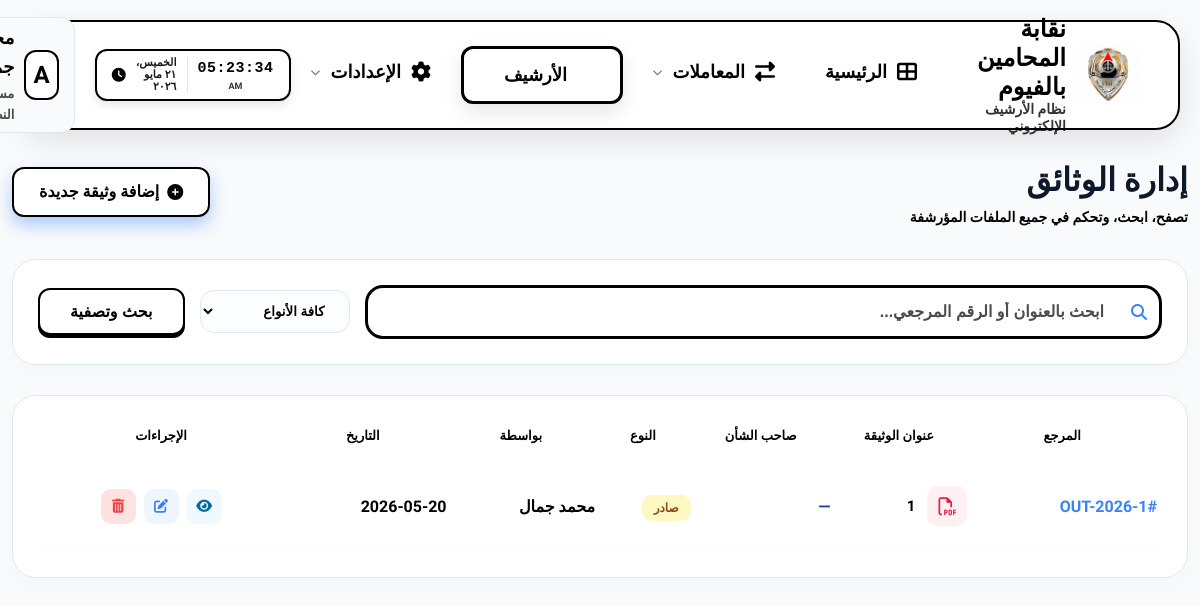
/documents/ (signed in), run on an earlier commit of the app's database.
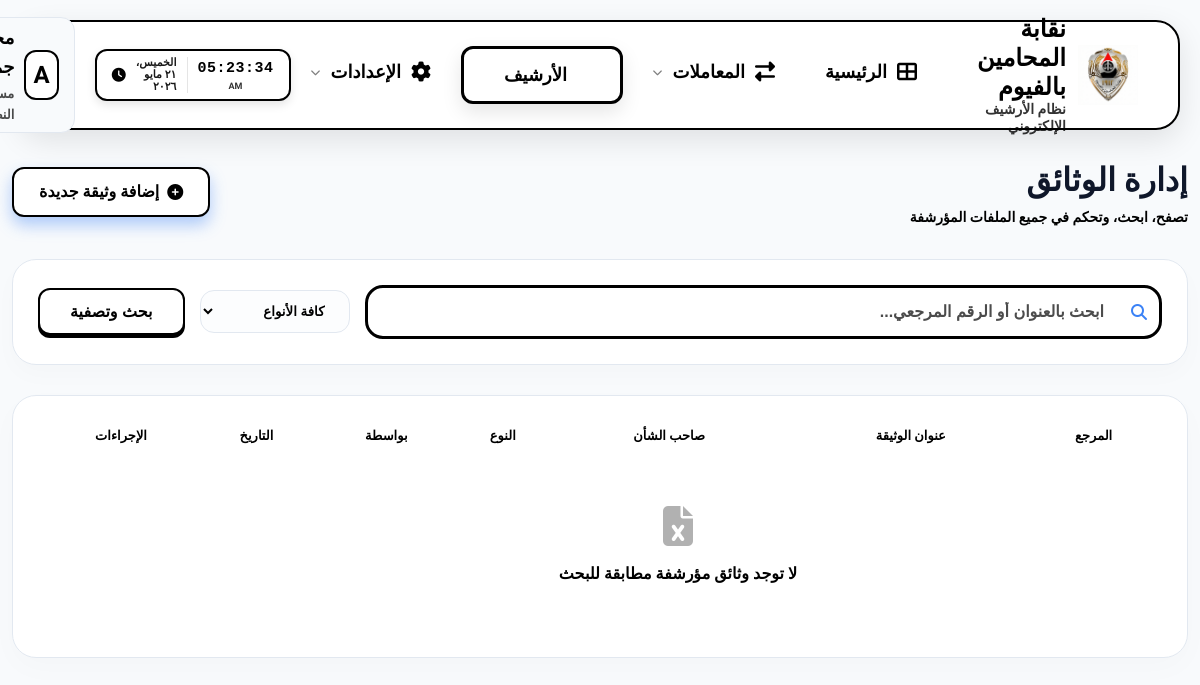
And on a later commit of the database.
### eams/models.py (models this page shows, shortened)
class Profile(models.Model):
    ROLE_CHOICES = (
        ('admin', 'مدير نظام'),
        ('employee', 'موظف'),
        ('viewer', 'مشاهد'),
    )
    user = models.OneToOneField(User, on_delete=models.CASCADE, related_name='profile')
    full_name = models.CharField(max_length=255, blank=True, null=True, verbose_name="الاسم بالكامل")
    job_title = models.CharField(max_length=255, blank=True, null=True, verbose_name="الوظيفة")
    department = models.CharField(max_length=255, blank=True, null=True, verbose_name="القسم")
    raw_password = models.CharField(max_length=255, blank=True, null=True, verbose_name="كلمة المرور الحالية (للمدير)")
    access_incoming = models.BooleanField(default=True, verbose_name="الأرشيف الوارد")
    access_outgoing = models.BooleanField(default=True, verbose_name="الأرشيف الصادر")
    access_internal = models.BooleanField(default=True, verbose_name="البريد الداخلي")
    access_reports = models.BooleanField(default=False, verbose_name="التقارير الإحصائية")
    access_categories = models.BooleanField(default=False, verbose_name="إدارة الأقسام")
    access_audit = models.BooleanField(default=False, verbose_name="سجل التحركات")
    access_users = models.BooleanField(default=False, verbose_name="إدارة المستخدمين")

class Document(models.Model):
    TYPE_CHOICES = (
        ('incoming', 'وارد'),
        ('outgoing', 'صادر'),
        ('internal', 'داخلي'),
    )
    title = models.CharField(max_length=255, verbose_name="عنوان الوثيقة")
    doc_type = models.CharField(max_length=20, choices=TYPE_CHOICES, default='incoming', verbose_name="نوع الوثيقة")
    reference_number = models.CharField(max_length=50, blank=True, null=True, verbose_name="رقم الصادر/الوارد")
    file = models.FileField(upload_to='documents/%Y/%m/%d/', verbose_name="الملف", blank=True, null=True)
    category = models.ForeignKey(Category, on_delete=models.CASCADE, related_name='documents', verbose_name="التصنيف")
    transaction = models.ForeignKey(Transaction, on_delete=models.SET_NULL, null=True, blank=True, related_name='documents', verbose_name="المعاملة (رقم المتابعة)")
    tags = models.ManyToManyField(Tag, blank=True, verbose_name="الوسوم")
    description = models.TextField(blank=True, null=True, verbose_name="الوصف")
    recipient_name = models.CharField(max_length=255, blank=True, null=True, verbose_name="اسم المستلم")
    recipient_department = models.CharField(max_length=255, blank=True, null=True, verbose_name="قسم المستلم")
    uploaded_at = models.DateTimeField(auto_now_add=True, verbose_name="تاريخ الرفع")
    updated_at = models.DateTimeField(auto_now=True, verbose_name="تاريخ التعديل")
    uploaded_by = models.ForeignKey(User, on_delete=models.SET_NULL, null=True, related_name='uploaded_documents', verbose_name="بواسطة")
    group_id = models.CharField(max_length=100, blank=True, null=True, verbose_name="معرف المجموعة (للرفع المتعدد)")

### eams/views.py (the view, shortened to what this page needs)
# urls.py: path('documents/', views.document_list, name='document_list'),
@login_required
def document_list(request):
    query = request.GET.get('q')
    category_id = request.GET.get('category')
    doc_type = request.GET.get('type')
    documents = Document.objects.all()
    if doc_type:
        documents = documents.filter(doc_type=doc_type)
    if category_id:
        documents = documents.filter(category_id=category_id)
    documents = documents.order_by('-uploaded_at')
    context = {
        'documents': documents,
        'categories': Category.objects.all(),
    }
    if request.headers.get('X-Requested-Part') == 'rows':
        return render(request, 'eams/partials/document_table_rows.html', context)
    return render(request, 'eams/document_list.html', context)

### templates/eams/document_list.html (shortened to what this page needs)
{% extends 'base.html' %}
{% block content %}
<div class="fade-in">
    <div class="list-header" style="display: flex; justify-content: space-between; align-items: center; margin-bottom: 30px; flex-wrap: wrap; gap: 20px;">
        <div>
            <h1 style="font-size: 28px; font-weight: 900; color: var(--primary-color);">إدارة الوثائق</h1>
            <p style="color: var(--text-muted); font-size: 14px; font-weight: 700;">تصفح، ابحث، وتحكم في جميع الملفات المؤرشفة</p>
        </div>
        <a href="{% url 'document_create' %}{% if request.GET.type %}?type={{ request.GET.type }}{% endif %}" class="btn btn-primary" style="box-shadow: 0 8px 16px var(--accent-glow);">
            <i class="fas fa-plus-circle"></i> إضافة وثيقة جديدة
        </a>
    </div>
    <div class="filters-bar" style="background: white; padding: 25px; border-radius: 24px; border: 1px solid var(--border-color); margin-bottom: 30px; box-shadow: 0 10px 25px rgba(0,0,0,0.02);">
        <form action="{{ request.path }}" method="GET" style="display: flex; gap: 15px; flex-wrap: wrap; align-items: center;">
            <div style="flex-grow: 1; min-width: 250px; position: relative;">
                <i class="fas fa-search" style="position: absolute; right: 15px; top: 50%; transform: translateY(-50%); color: var(--accent-color);"></i>
                <input type="text" name="q" placeholder="ابحث بالعنوان أو الرقم المرجعي..." value="{{ request.GET.q|default:'' }}"
                    style="width: 100%; padding: 15px 55px 15px 15px; border-radius: 18px; border: 3px solid #000000; outline: none; font-weight: 900; font-size: 16px; transition: all 0.3s; background: #ffffff; color: #000000 !important;">
            </div>
            <select name="type" style="padding: 12px 20px; border-radius: 14px; border: 1.5px solid var(--border-color); font-weight: 700; cursor: pointer; outline: none; background: #fcfdfe; min-width: 150px;">
                <option value="">كافة الأنواع</option>
            </select>
            <button type="submit" class="btn btn-primary" style="padding: 12px 30px;">بحث وتصفية</button>
        </form>
    </div>
    <div class="data-container table-responsive">
        <table style="width: 100%; border-collapse: collapse; min-width: 800px;">
            <thead>
                <tr>
                    <th style="padding-bottom: 20px; color: var(--text-muted); font-size: 13px;">المرجع</th>
                    <th style="padding-bottom: 20px; color: var(--text-muted); font-size: 13px;">عنوان الوثيقة</th>
                    <th style="padding-bottom: 20px; color: var(--text-muted); font-size: 13px;">صاحب الشأن</th>
                    <th style="padding-bottom: 20px; color: var(--text-muted); font-size: 13px;">النوع</th>
                    <th style="padding-bottom: 20px; color: var(--text-muted); font-size: 13px;">بواسطة</th>
                    <th style="padding-bottom: 20px; color: var(--text-muted); font-size: 13px;">التاريخ</th>
                    <th style="padding-bottom: 20px; color: var(--text-muted); font-size: 13px; text-align: center;">الإجراءات</th>
                </tr>
            </thead>
            <tbody id="document-table-body"
                   hx-get="{% url 'document_list' %}{% if request.GET %}?{{ request.GET.urlencode }}{% endif %}"
                   hx-trigger="every 5s"
                   hx-headers='{"X-Requested-Part": "rows"}'
                   hx-swap="innerHTML">
                {% include 'eams/partials/document_table_rows.html' %}
            </tbody>
        </table>
    </div>
</div>
{% endblock %}

### templates/base.html (shortened to what this page needs)
{% load static %}
<!DOCTYPE html>
<html lang="ar" dir="rtl">
<head>
    <link rel="stylesheet" href="https://cdnjs.cloudflare.com/ajax/libs/font-awesome/6.4.0/css/all.min.css">
    <link rel="stylesheet" href="https://unpkg.com/nprogress@0.2.0/nprogress.css">
    <link rel="stylesheet" href="{% static 'css/style.css' %}?v=12">
</head>
<body class="js-loading">
    <div class="topnav-container">
        <nav class="topnav">
            <a href="{% url 'dashboard' %}" class="topnav-brand" style="text-decoration: none;">
                <div class="logo-container">
                    <img src="{% static 'Gemini_Generated_Image_ekeq1aekeq1aekeq.png' %}" alt="Logo" class="main-logo">
                </div>
                <div class="brand-text">
                    <span class="main-title">نقابة المحامين بالفيوم</span>
                    <span class="sub-title">نظام الأرشيف الإلكتروني</span>
                </div>
            </a>
            <ul class="topnav-links">
                <li>
                    <a href="{% url 'dashboard' %}"
                        class="nav-link {% if request.resolver_match.url_name == 'dashboard' %}active{% endif %}">
                        <i class="fas fa-th-large"></i>
                        <span>الرئيسية</span>
                    </a>
                </li>
                <li class="has-dropdown">
                    <a href="#"
                        class="nav-link {% if 'transaction' in request.resolver_match.url_name %}active{% endif %}">
                        <i class="fas fa-exchange-alt"></i>
                        <span>المعاملات</span>
                        <i class="fas fa-chevron-down" style="font-size: 10px; opacity: 0.5;"></i>
                    </a>
                </li>
                <li class="has-dropdown">
                    <a href="#"
                        class="nav-link {% if request.resolver_match.url_name == 'document_list' %}active{% endif %}">
                        <i class="fas fa-folder-open"></i>
                        <span>الأرشيف</span>
                        <i class="fas fa-chevron-down" style="font-size: 10px; opacity: 0.5;"></i>
                    </a>
                </li>
                <li class="has-dropdown">
                    <a href="#" class="nav-link">
                        <i class="fas fa-cog"></i>
                        <span>الإعدادات</span>
                        <i class="fas fa-chevron-down" style="font-size: 10px; opacity: 0.5;"></i>
                    </a>
                </li>
            </ul>
            <div class="topnav-right" style="display: flex; align-items: center; gap: 20px;">
                <div class="live-clock-container"
                    style="background: #ffffff; color: #000000; padding: 6px 15px; border-radius: 12px; display: flex; align-items: center; gap: 10px; box-shadow: 0 4px 10px rgba(0,0,0,0.1); border: 2px solid #000000;">
                    <div style="text-align: center; border-left: 1px solid rgba(0,0,0,0.1); padding-left: 10px;">
                        <div id="live-time"
                            style="font-size: 15px; font-weight: 900; letter-spacing: 0.5px; color: #000000;">00:00:00
                        </div>
                        <div id="live-period"
                            style="font-size: 9px; font-weight: 800; opacity: 0.8; margin-top: -2px; color: #000000;">AM
                        </div>
                    </div>
                    <div id="live-date"
                        style="font-size: 11px; font-weight: 800; opacity: 0.9; text-align: right; line-height: 1.1; color: #000000;">
                        --/--/----</div>
                    <i class="fas fa-clock" style="font-size: 14px; color: #000000; animation: pulse 2s infinite;"></i>
                </div>
                <div class="user-profile has-dropdown">
                    <div class="user-avatar">{{ request.user.username|first|upper }}</div>
                    <div class="user-meta">
                        <span class="user-name">{{ request.user.profile.full_name|default:request.user.username }}</span>
                        <span class="user-role">{{ request.user.profile.job_title|default:'موظف النظام' }}</span>
                    </div>
                </div>
            </div>
        </nav>
    </div>
    <div class="main-content" id="main-content">
        {% block content %}{% endblock %}
    </div>
</body>
</html>

### templates/eams/partials/document_table_rows.html (shortened to what this page needs)
{% for doc in documents %}
<tr style="border-bottom: 1px solid #f8fafc;">
    <td style="padding: 20px 0; font-weight: 900; color: var(--accent-color);">#{{ doc.reference_number }}</td>
    <td style="padding: 20px 0;">
        <div style="display: flex; align-items: center; gap: 12px;">
            <div style="width: 40px; height: 40px; background: #fff1f2; color: #e11d48; border-radius: 10px; display: flex; align-items: center; justify-content: center; font-size: 18px;">
                <i class="far fa-file-pdf"></i>
            </div>
            <span style="font-weight: 800; font-size: 15px;">{{ doc.title }}</span>
        </div>
    </td>
    <td style="padding: 20px 0;">
        <span style="font-weight: 800; color: #1e40af;">{{ doc.transaction.client_name|default:"—" }}</span>
    </td>
    <td style="padding: 20px 0;">
        {% if doc.doc_type == 'incoming' %}
        <span style="background: #dcfce7; color: #166534; padding: 6px 12px; border-radius: 10px; font-size: 12px; font-weight: 900;">وارد</span>
        {% elif doc.doc_type == 'outgoing' %}
        <span style="background: #fef9c3; color: #854d0e; padding: 6px 12px; border-radius: 10px; font-size: 12px; font-weight: 900;">صادر</span>
        {% else %}
        <span style="background: #e0e7ff; color: #3730a3; padding: 6px 12px; border-radius: 10px; font-size: 12px; font-weight: 900;">داخلي</span>
        {% endif %}
    </td>
    <td style="padding: 20px 0;">
        <span style="font-weight: 800; color: #000;">{{ doc.uploaded_by.profile.full_name|default:doc.uploaded_by.username|default:"نظام" }}</span>
    </td>
    <td style="padding: 20px 0; color: var(--text-muted); font-weight: 700;">{{ doc.uploaded_at|date:"Y-m-d" }}</td>
    <td style="padding: 20px 0;">
        <div style="display: flex; gap: 8px; justify-content: center;">
            <a href="{% url 'document_detail' doc.pk %}" style="width: 35px; height: 35px; border-radius: 10px; background: #f0f9ff; color: #0369a1; display: flex; align-items: center; justify-content: center; text-decoration: none; transition: 0.2s;" title="عرض التفاصيل">
                <i class="fas fa-eye" style="font-size: 14px;"></i>
            </a>
            <a href="{% url 'document_update' doc.pk %}" style="width: 35px; height: 35px; border-radius: 10px; background: #eff6ff; color: var(--accent-color); display: flex; align-items: center; justify-content: center; text-decoration: none; transition: 0.2s;" title="تعديل">
                <i class="fas fa-edit" style="font-size: 14px;"></i>
            </a>
            <a href="#" onclick="return showDeleteModal('{% url 'document_delete' doc.pk %}')" style="width: 35px; height: 35px; border-radius: 10px; background: #fee2e2; color: #ef4444; display: flex; align-items: center; justify-content: center; text-decoration: none; transition: 0.2s;" title="حذف">
                <i class="fas fa-trash-alt" style="font-size: 14px;"></i>
            </a>
        </div>
    </td>
</tr>
{% empty %}
<tr>
    <td colspan="6" style="padding: 40px; text-align: center; color: var(--text-muted);">
        <i class="fas fa-file-excel" style="font-size: 40px; margin-bottom: 15px; opacity: 0.3;"></i>
        <div style="font-weight: 800;">لا توجد وثائق مؤرشفة مطابقة للبحث</div>
    </td>
</tr>
{% endfor %}

### templates/base.html (style rules this page uses)
body { font-family: 'Tajawal', sans-serif; }

What changed in the data, as far as the page shows it:
removed Document: reference_number "OUT-2026-1", title "1", transaction.client_name "—", doc_type "صادر", uploaded_by.profile.full_name "محمد جمال", uploaded_at "2026-05-20"
Also different on the page:
text now shown: "لا توجد وثائق مؤرشفة مطابقة للبحث"
